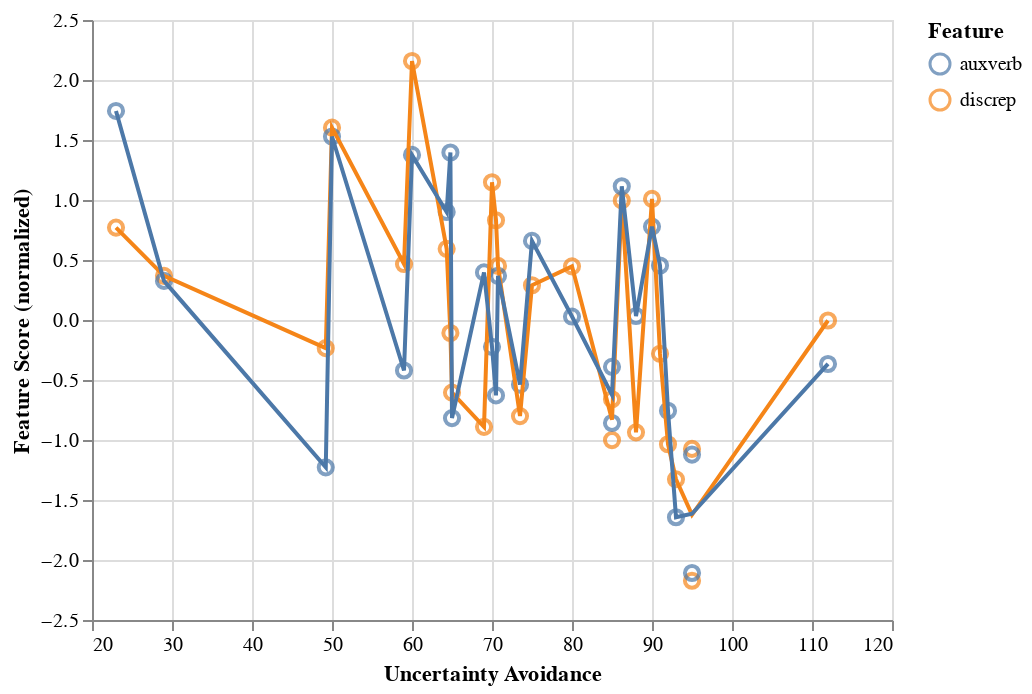

Notebook cell for this chart:
### Markdown cell above
Individualism vs. LIWC. Individualism is negatively correlated to family and social categories. Nations that have a more collective mindset (lower individualism score) use more family and social words, while nations that have a more individualistic mindset huse less family and social words.

### Code cell
corr, plot = utils.compare_liwc_hofstede('uai',['discrep','auxverb'],nation_liwc)
print(corr)
plot

### Figure 1 — Vega-Lite specification as saved in the notebook (floating-point values rounded to 4 significant figures)
{"config": {"view": {"continuousWidth": 400, "continuousHeight": 300}}, "layer": [{"mark": {"type": "point", "size": 50}, "encoding": {"color": {"field": "Feature", "type": "nominal"}, "tooltip": [{"field": "Culture", "type": "nominal"}, {"field": "Feature", "type": "nominal"}], "x": {"axis": {"title": "Uncertainty Avoidance"}, "field": "uai", "scale": {"zero": false}, "type": "quantitative"}, "y": {"axis": {"title": "Feature Score (normalized)"}, "field": "score", "scale": {"zero": false}, "type": "quantitative"}}}, {"mark": "line", "encoding": {"color": {"field": "Feature", "type": "nominal"}, "x": {"axis": {"title": "Uncertainty Avoidance"}, "field": "uai", "scale": {"zero": false}, "type": "quantitative"}, "y": {"aggregate": "mean", "axis": {"title": "Feature Score (normalized)"}, "field": "score", "scale": {"zero": false}, "type": "quantitative"}}}], "data": {"name": "data-6e332dd3ca561013fb8fee185f923c31"}, "$schema": "https://vega.github.io/schema/vega-lite/v4.17.0.json", "datasets": {"data-6e332dd3ca561013fb8fee185f923c31": [{"Culture": "Albanian", "uai": 70.0, "Feature": "discrep", "score": 1.148}, {"Culture": "Arabic", "uai": 70.75, "Feature": "discrep", "score": 0.451}, {"Culture": "Armenian", "uai": 88.0, "Feature": "discrep", "score": -0.936}, {"Culture": "Bulgarian", "uai": 85.0, "Feature": "discrep", "score": -1.001}, {"Culture": "Chinese", "uai": 69.0, "Feature": "discrep", "score": -0.8904}, {"Culture": "Croatian", "uai": 80.0, "Feature": "discrep", "score": 0.4471}, {"Culture": "Danish", "uai": 23.0, "Feature": "discrep", "score": 0.7704}, {"Culture": "Dutch", "uai": 73.5, "Feature": "discrep", "score": -0.8007}, {"Culture": "English", "uai": 49.22, "Feature": "discrep", "score": -0.2345}, {"Culture": "Estonian", "uai": 60.0, "Feature": "discrep", "score": 2.158}, {"Culture": "Finnish", "uai": 59.0, "Feature": "discrep", "score": 0.4662}, {"Culture": "French", "uai": 70.5, "Feature": "discrep", "score": 0.8314}, {"Culture": "German", "uai": 64.33, "Feature": "discrep", "score": 0.5931}, {"Culture": "Greek", "uai": 112.0, "Feature": "discrep", "score": -0.004291}, {"Culture": "Icelandic", "uai": 50.0, "Feature": "discrep", "score": 1.603}, {"Culture": "Italian", "uai": 75.0, "Feature": "discrep", "score": 0.2894}, {"Culture": "Japanese", "uai": 92.0, "Feature": "discrep", "score": -1.036}, {"Culture": "Lithuanian", "uai": 65.0, "Feature": "discrep", "score": -0.6046}, {"Culture": "Polish", "uai": 93.0, "Feature": "discrep", "score": -1.328}, {"Culture": "Portuguese", "uai": 64.8, "Feature": "discrep", "score": -0.1082}, {"Culture": "Romanian", "uai": 90.0, "Feature": "discrep", "score": 1.009}, {"Culture": "Russian", "uai": 95.0, "Feature": "discrep", "score": -1.074}, {"Culture": "Serbian", "uai": 91.0, "Feature": "discrep", "score": -0.281}, {"Culture": "Spanish", "uai": 86.22, "Feature": "discrep", "score": 0.9964}, {"Culture": "Swedish", "uai": 29.0, "Feature": "discrep", "score": 0.3679}, {"Culture": "Turkish", "uai": 85.0, "Feature": "discrep", "score": -0.6605}, {"Culture": "Ukrainian", "uai": 95.0, "Feature": "discrep", "score": -2.173}, {"Culture": "Albanian", "uai": 70.0, "Feature": "auxverb", "score": -0.2237}, {"Culture": "Arabic", "uai": 70.75, "Feature": "auxverb", "score": 0.3678}, {"Culture": "Armenian", "uai": 88.0, "Feature": "auxverb", "score": 0.03311}, {"Culture": "Bulgarian", "uai": 85.0, "Feature": "auxverb", "score": -0.8581}, {"Culture": "Chinese", "uai": 69.0, "Feature": "auxverb", "score": 0.3968}, {"Culture": "Croatian", "uai": 80.0, "Feature": "auxverb", "score": 0.02881}, {"Culture": "Danish", "uai": 23.0, "Feature": "auxverb", "score": 1.742}, {"Culture": "Dutch", "uai": 73.5, "Feature": "auxverb", "score": -0.5384}, {"Culture": "English", "uai": 49.22, "Feature": "auxverb", "score": -1.228}, {"Culture": "Estonian", "uai": 60.0, "Feature": "auxverb", "score": 1.376}, {"Culture": "Finnish", "uai": 59.0, "Feature": "auxverb", "score": -0.4211}, {"Culture": "French", "uai": 70.5, "Feature": "auxverb", "score": -0.6286}, {"Culture": "German", "uai": 64.33, "Feature": "auxverb", "score": 0.8997}, {"Culture": "Greek", "uai": 112.0, "Feature": "auxverb", "score": -0.3664}, {"Culture": "Icelandic", "uai": 50.0, "Feature": "auxverb", "score": 1.529}, {"Culture": "Italian", "uai": 75.0, "Feature": "auxverb", "score": 0.6593}, {"Culture": "Japanese", "uai": 92.0, "Feature": "auxverb", "score": -0.7564}, {"Culture": "Lithuanian", "uai": 65.0, "Feature": "auxverb", "score": -0.8172}, {"Culture": "Polish", "uai": 93.0, "Feature": "auxverb", "score": -1.644}, {"Culture": "Portuguese", "uai": 64.8, "Feature": "auxverb", "score": 1.396}, {"Culture": "Romanian", "uai": 90.0, "Feature": "auxverb", "score": 0.7784}, {"Culture": "Russian", "uai": 95.0, "Feature": "auxverb", "score": -1.122}, {"Culture": "Serbian", "uai": 91.0, "Feature": "auxverb", "score": 0.4543}, {"Culture": "Spanish", "uai": 86.22, "Feature": "auxverb", "score": 1.115}, {"Culture": "Swedish", "uai": 29.0, "Feature": "auxverb", "score": 0.3256}, {"Culture": "Turkish", "uai": 85.0, "Feature": "auxverb", "score": -0.3901}, {"Culture": "Ukrainian", "uai": 95.0, "Feature": "auxverb", "score": -2.108}]}}
